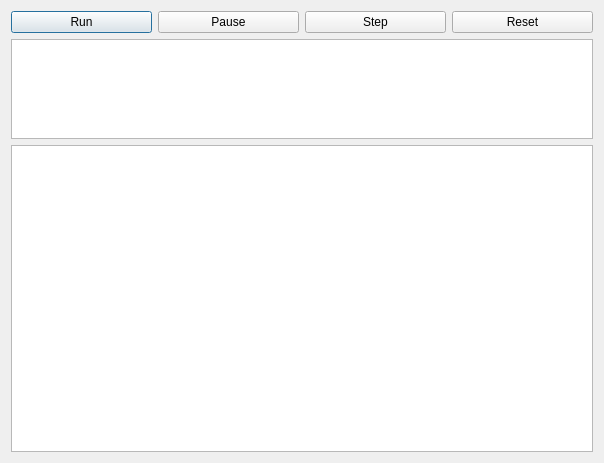
<?xml version="1.0" encoding="UTF-8"?>
<ui version="4.0">
 <class>DebuggerDialog</class>
 <widget class="QDialog" name="DebuggerDialog">
  <property name="geometry">
   <rect>
    <x>0</x>
    <y>0</y>
    <width>604</width>
    <height>463</height>
   </rect>
  </property>
  <property name="windowTitle">
   <string>Debugger</string>
  </property>
  <layout class="QHBoxLayout" name="horizontalLayout">
   <item>
    <layout class="QGridLayout" name="gridLayout" columnstretch="0,0,0,0" columnminimumwidth="0,0,0,0">
     <property name="sizeConstraint">
      <enum>QLayout::SetMinimumSize</enum>
     </property>
     <property name="spacing">
      <number>6</number>
     </property>
     <item row="0" column="0">
      <widget class="QPushButton" name="runButton">
       <property name="text">
        <string>Run</string>
       </property>
      </widget>
     </item>
     <item row="0" column="1">
      <widget class="QPushButton" name="pauseButton">
       <property name="text">
        <string>Pause</string>
       </property>
      </widget>
     </item>
     <item row="0" column="2">
      <widget class="QPushButton" name="stepButton">
       <property name="text">
        <string>Step</string>
       </property>
      </widget>
     </item>
     <item row="3" column="0" colspan="4">
      <widget class="QPlainTextEdit" name="disasWidget">
       <property name="font">
        <font>
         <family>Courier 10 Pitch</family>
         <weight>75</weight>
         <bold>true</bold>
        </font>
       </property>
       <property name="readOnly">
        <bool>true</bool>
       </property>
      </widget>
     </item>
     <item row="0" column="3">
      <widget class="QPushButton" name="resetButton">
       <property name="text">
        <string>Reset</string>
       </property>
      </widget>
     </item>
     <item row="2" column="0" colspan="4">
      <widget class="QPlainTextEdit" name="textWidget">
       <property name="sizePolicy">
        <sizepolicy hsizetype="Expanding" vsizetype="Minimum">
         <horstretch>0</horstretch>
         <verstretch>0</verstretch>
        </sizepolicy>
       </property>
       <property name="maximumSize">
        <size>
         <width>65536</width>
         <height>100</height>
        </size>
       </property>
       <property name="font">
        <font>
         <family>Courier 10 Pitch</family>
         <weight>75</weight>
         <bold>true</bold>
        </font>
       </property>
       <property name="readOnly">
        <bool>true</bool>
       </property>
      </widget>
     </item>
    </layout>
   </item>
  </layout>
 </widget>
 <resources/>
 <connections>
  <connection>
   <sender>runButton</sender>
   <signal>pressed()</signal>
   <receiver>DebuggerDialog</receiver>
   <slot>onRun()</slot>
   <hints>
    <hint type="sourcelabel">
     <x>55</x>
     <y>20</y>
    </hint>
    <hint type="destinationlabel">
     <x>199</x>
     <y>149</y>
    </hint>
   </hints>
  </connection>
  <connection>
   <sender>stepButton</sender>
   <signal>pressed()</signal>
   <receiver>DebuggerDialog</receiver>
   <slot>onStep()</slot>
   <hints>
    <hint type="sourcelabel">
     <x>248</x>
     <y>20</y>
    </hint>
    <hint type="destinationlabel">
     <x>199</x>
     <y>149</y>
    </hint>
   </hints>
  </connection>
  <connection>
   <sender>pauseButton</sender>
   <signal>pressed()</signal>
   <receiver>DebuggerDialog</receiver>
   <slot>onPause()</slot>
   <hints>
    <hint type="sourcelabel">
     <x>151</x>
     <y>20</y>
    </hint>
    <hint type="destinationlabel">
     <x>199</x>
     <y>149</y>
    </hint>
   </hints>
  </connection>
  <connection>
   <sender>resetButton</sender>
   <signal>pressed()</signal>
   <receiver>DebuggerDialog</receiver>
   <slot>onReset()</slot>
   <hints>
    <hint type="sourcelabel">
     <x>522</x>
     <y>20</y>
    </hint>
    <hint type="destinationlabel">
     <x>301</x>
     <y>149</y>
    </hint>
   </hints>
  </connection>
 </connections>
 <slots>
  <slot>onRun()</slot>
  <slot>onPause()</slot>
  <slot>onStepOver()</slot>
  <slot>onStep()</slot>
  <slot>onReset()</slot>
 </slots>
</ui>
